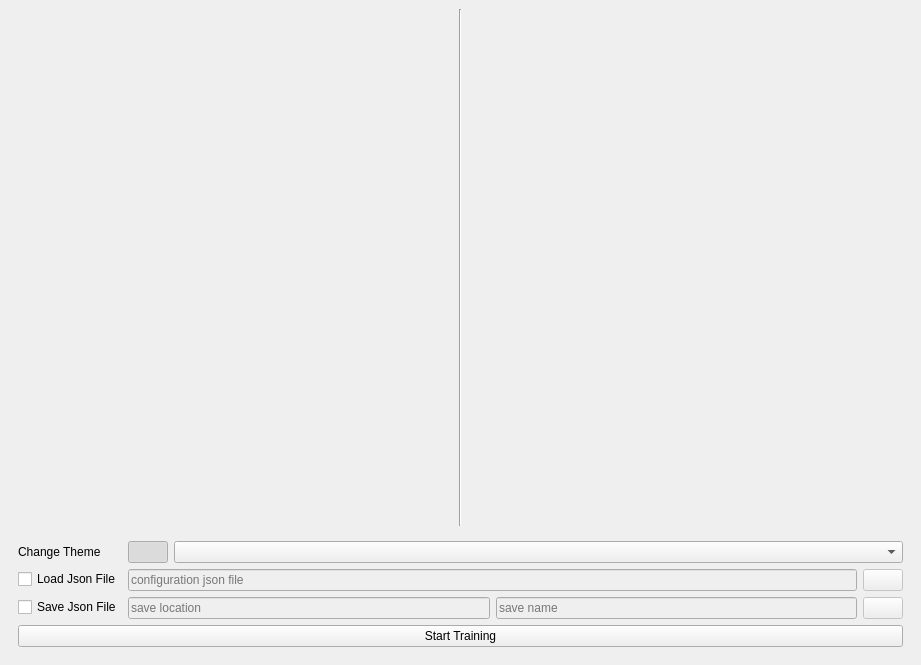
<?xml version="1.0" encoding="UTF-8"?>
<ui version="4.0">
 <class>MainWindow</class>
 <widget class="QMainWindow" name="MainWindow">
  <property name="geometry">
   <rect>
    <x>0</x>
    <y>0</y>
    <width>921</width>
    <height>665</height>
   </rect>
  </property>
  <property name="windowTitle">
   <string>MainWindow</string>
  </property>
  <widget class="QWidget" name="centralwidget">
   <layout class="QGridLayout" name="gridLayout" rowstretch="1,0">
    <item row="0" column="3">
     <widget class="Line" name="line">
      <property name="orientation">
       <enum>Qt::Vertical</enum>
      </property>
     </widget>
    </item>
    <item row="1" column="2" colspan="3">
     <widget class="QWidget" name="widget" native="true">
      <layout class="QFormLayout" name="formLayout">
       <item row="0" column="0">
        <widget class="QLabel" name="label">
         <property name="text">
          <string>Change Theme</string>
         </property>
        </widget>
       </item>
       <item row="0" column="1">
        <layout class="QHBoxLayout" name="horizontalLayout_3">
         <item>
          <widget class="QPushButton" name="light_dark_switch">
           <property name="sizePolicy">
            <sizepolicy hsizetype="Maximum" vsizetype="Fixed">
             <horstretch>0</horstretch>
             <verstretch>0</verstretch>
            </sizepolicy>
           </property>
           <property name="text">
            <string/>
           </property>
           <property name="checkable">
            <bool>true</bool>
           </property>
           <property name="checked">
            <bool>true</bool>
           </property>
          </widget>
         </item>
         <item>
          <widget class="QComboBox" name="light_dark_color_selector"/>
         </item>
        </layout>
       </item>
       <item row="1" column="0">
        <widget class="QCheckBox" name="json_load_enable">
         <property name="text">
          <string>Load Json File</string>
         </property>
        </widget>
       </item>
       <item row="1" column="1">
        <layout class="QHBoxLayout" name="horizontalLayout">
         <item>
          <widget class="DragDropLineEdit" name="json_load">
           <property name="enabled">
            <bool>false</bool>
           </property>
           <property name="placeholderText">
            <string>configuration json file</string>
           </property>
          </widget>
         </item>
         <item>
          <widget class="QPushButton" name="json_load_select">
           <property name="enabled">
            <bool>false</bool>
           </property>
           <property name="sizePolicy">
            <sizepolicy hsizetype="Preferred" vsizetype="Fixed">
             <horstretch>0</horstretch>
             <verstretch>0</verstretch>
            </sizepolicy>
           </property>
           <property name="text">
            <string/>
           </property>
          </widget>
         </item>
        </layout>
       </item>
       <item row="2" column="0">
        <widget class="QCheckBox" name="checkBox">
         <property name="text">
          <string>Save Json File</string>
         </property>
        </widget>
       </item>
       <item row="2" column="1">
        <layout class="QHBoxLayout" name="horizontalLayout_2">
         <item>
          <widget class="DragDropLineEdit" name="json_folder_input">
           <property name="enabled">
            <bool>false</bool>
           </property>
           <property name="placeholderText">
            <string>save location</string>
           </property>
          </widget>
         </item>
         <item>
          <widget class="QLineEdit" name="json_name_input">
           <property name="enabled">
            <bool>false</bool>
           </property>
           <property name="placeholderText">
            <string>save name</string>
           </property>
          </widget>
         </item>
         <item>
          <widget class="QPushButton" name="json_folder_select">
           <property name="enabled">
            <bool>false</bool>
           </property>
           <property name="sizePolicy">
            <sizepolicy hsizetype="Preferred" vsizetype="Fixed">
             <horstretch>0</horstretch>
             <verstretch>0</verstretch>
            </sizepolicy>
           </property>
           <property name="text">
            <string/>
           </property>
          </widget>
         </item>
        </layout>
       </item>
       <item row="3" column="0" colspan="2">
        <widget class="QPushButton" name="start_training">
         <property name="text">
          <string>Start Training</string>
         </property>
        </widget>
       </item>
      </layout>
     </widget>
    </item>
   </layout>
  </widget>
 </widget>
 <customwidgets>
  <customwidget>
   <class>DragDropLineEdit</class>
   <extends>QLineEdit</extends>
   <header>modules.DragDropLineEdit.h</header>
  </customwidget>
 </customwidgets>
 <resources/>
 <connections/>
</ui>
